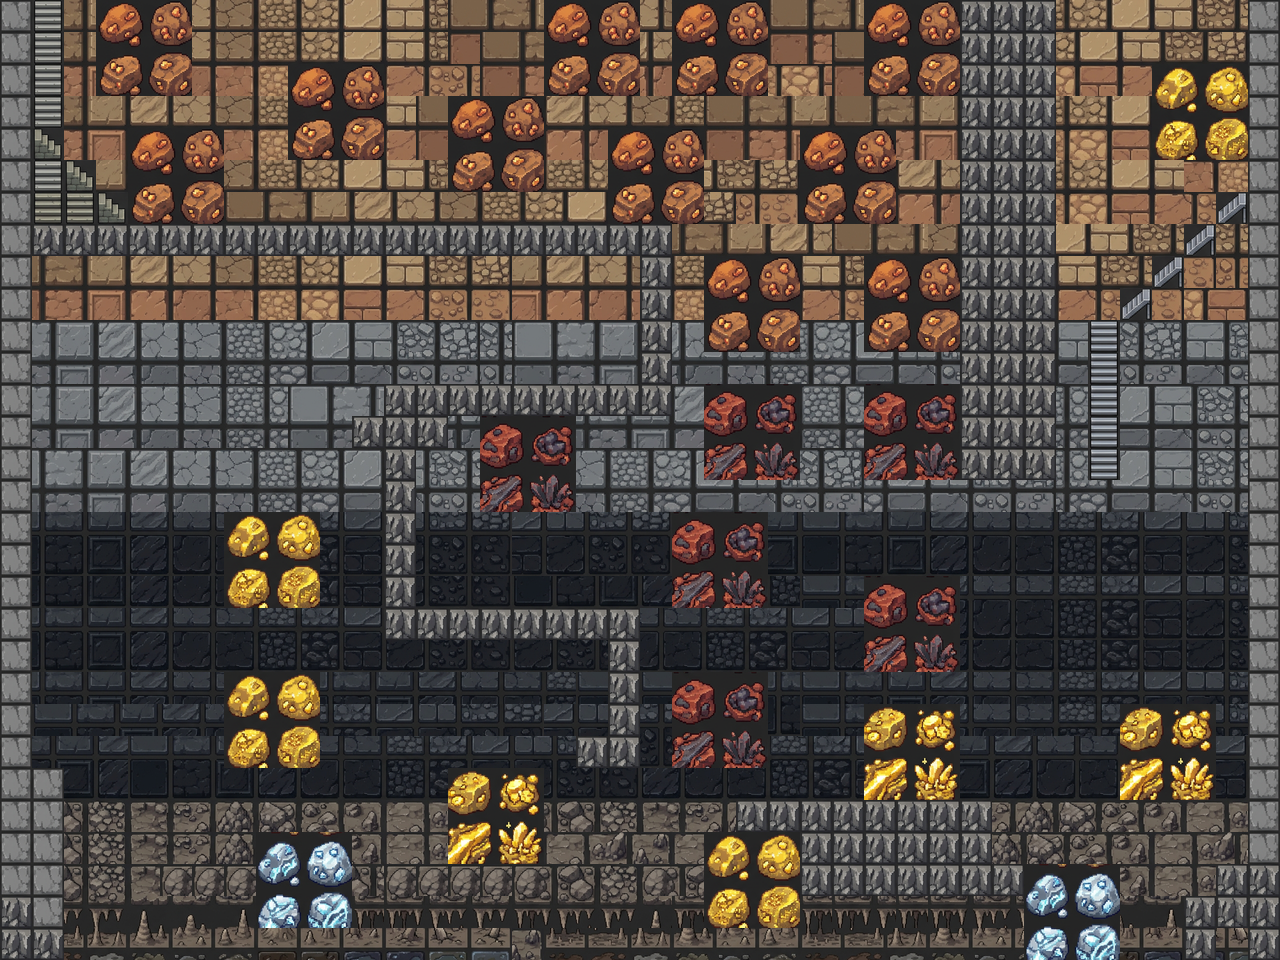

This game map was drawn from its Tiled (.tmx) file and the tilesets committed beside it. A one-line description and the trimmed map source follow:
An orthogonal 40x30 tile map with 32x32 px tiles, 5 tile layers (图块层 1, base, collision, mineral, ...), 4 tilesets.

<map version="1.10" tiledversion="1.11.2" orientation="orthogonal" renderorder="right-down" width="40" height="30" tilewidth="32" tileheight="32" infinite="0" nextlayerid="7" nextobjectid="1">
 <tileset firstgid="1" source="mine_floor.tsx" />
 <tileset firstgid="257" source="mine_walls.tsx" />
 <tileset firstgid="513" source="mine_minerals.tsx" />
 <tileset firstgid="769" source="mine_stairs.tsx" />
 <layer id="1" name="图块层 1" width="40" height="30">
  <data>[1200 cells, 0 non-empty, 0 distinct tile ids]</data>
 </layer>
 <layer id="2" name="base" width="40" height="30">
  <data>[1200 cells, 1200 non-empty, 139 distinct tile ids]</data>
 </layer>
 <layer id="4" name="collision" width="40" height="30">
  <data>[1200 cells, 193 non-empty, 2 distinct tile ids]</data>
 </layer>
 <layer id="5" name="mineral" width="40" height="30">
  <data>[1200 cells, 234 non-empty, 45 distinct tile ids]</data>
 </layer>
 <layer id="6" name="stairs" width="40" height="30">
  <data>[1200 cells, 19 non-empty, 5 distinct tile ids]</data>
 </layer>
</map>
